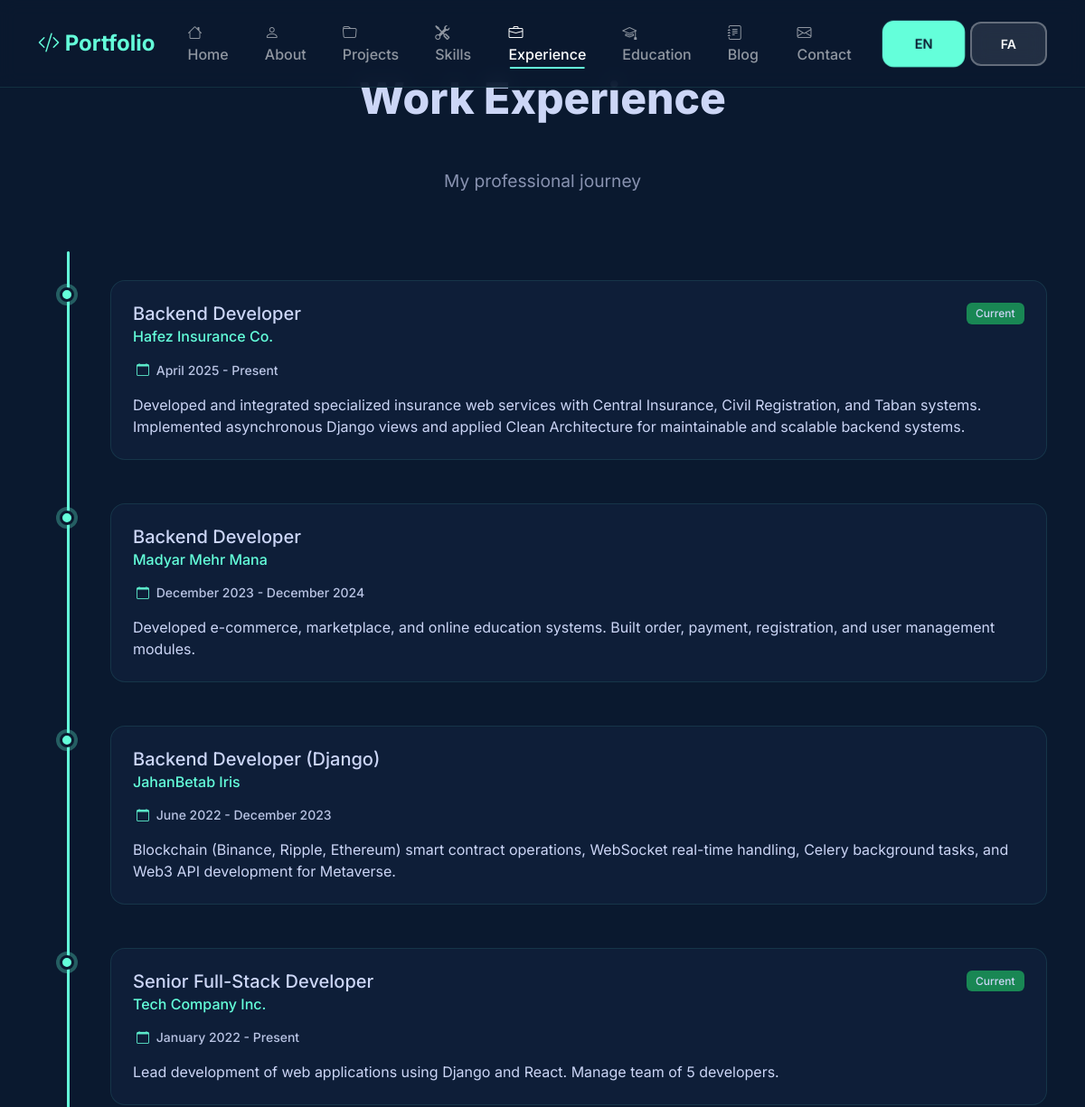
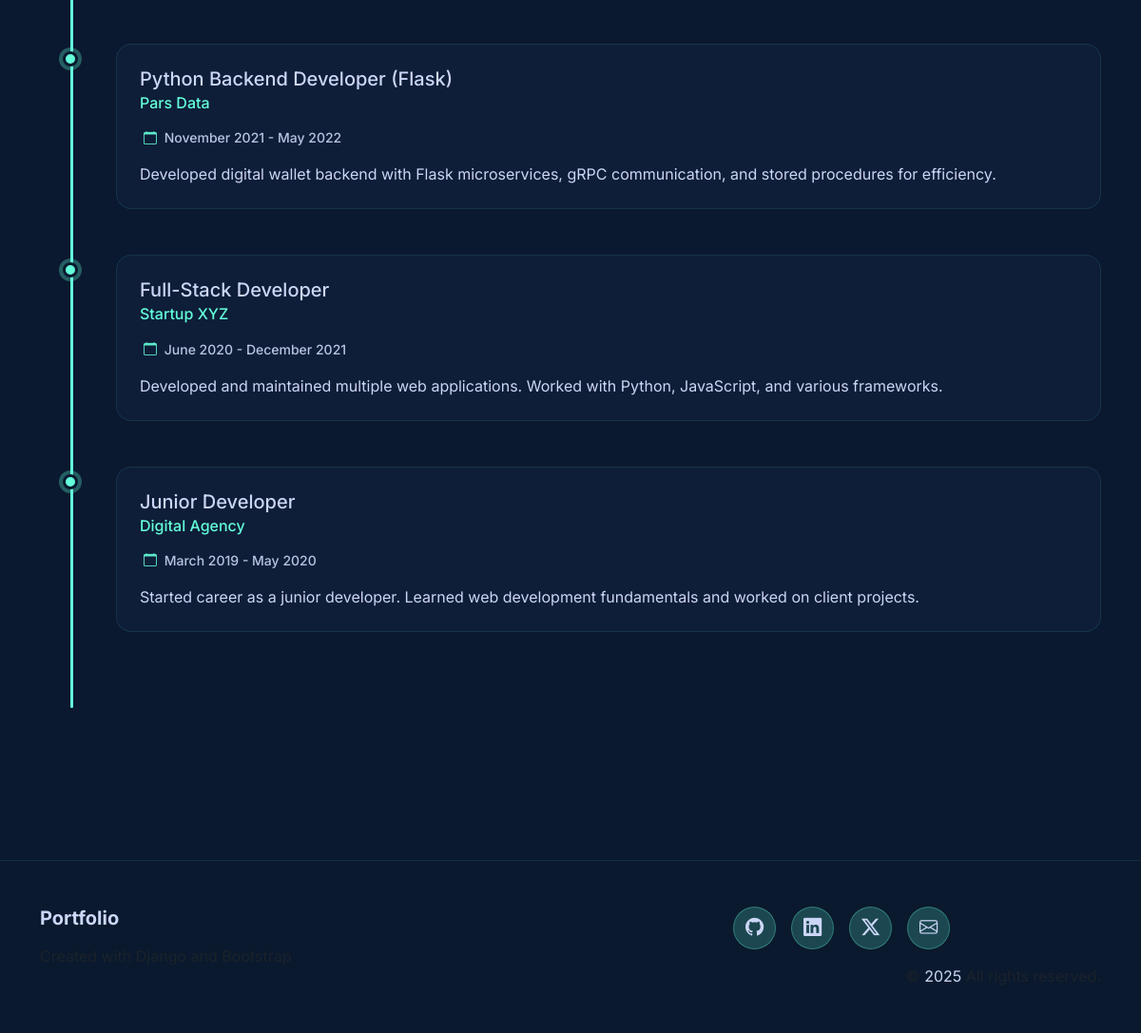
The app's page /experience/ with its own data (2 pictures, top to bottom).
### portfolio/models.py (models this page shows, shortened)
class Experience(models.Model):
    title_en = models.CharField(max_length=200, verbose_name=_('Title (English)'))
    title_fa = models.CharField(max_length=200, blank=True, verbose_name=_('Title (Persian)'))
    company = models.CharField(max_length=200, verbose_name=_('Company'))
    start_date = models.DateField(verbose_name=_('Start Date'))
    end_date = models.DateField(null=True, blank=True, verbose_name=_('End Date'))
    description_en = models.TextField(verbose_name=_('Description (English)'))
    description_fa = models.TextField(blank=True, verbose_name=_('Description (Persian)'))
    current = models.BooleanField(default=False, verbose_name=_('Current Position'))
    order = models.IntegerField(default=0, verbose_name=_('Order'))
    class Meta:
        verbose_name = _('Experience')
        verbose_name_plural = _('Experiences')
        ordering = ['-start_date', '-order']
    def get_title(self, language=None):
        from django.utils.translation import get_language
        if language is None:
            language = get_language()
        return self.title_fa if language == 'fa' and self.title_fa else self.title_en
    def get_description(self, language=None):
        from django.utils.translation import get_language
        if language is None:
            language = get_language()
        return self.description_fa if language == 'fa' and self.description_fa else self.description_en

### portfolio/views.py (the view)
# urls.py: path('experience/', views.experience, name='experience'),
def experience(request):
    language = get_language()
    experiences = Experience.objects.all()
    context = {
        'experiences': experiences,
        'language': language,
    }
    return render(request, 'portfolio/experience.html', context)

### portfolio/context_processors.py (called while the page is built)
def language_context(request):
    return {
        'CURRENT_LANGUAGE': get_language(),
    }

### portfolio/templatetags/portfolio_tags.py (called while the page is built)
@register.simple_tag(takes_context=True)
def change_language(context, lang_code):
    request = context.get('request')
    if not request:
        return '/'
    current_path = request.path_info
    for lang, _ in settings.LANGUAGES:
        if current_path.startswith(f'/{lang}/'):
            current_path = current_path[len(f'/{lang}'):]
            break
        elif current_path == f'/{lang}':
            current_path = '/'
            break
    if not current_path.startswith('/'):
        current_path = '/' + current_path
    default_lang = settings.LANGUAGE_CODE
    if lang_code != default_lang:
        new_path = f'/{lang_code}{current_path}'
    else:
        new_path = current_path
    return new_path

### portfolio/templates/portfolio/experience.html (shortened to what this page needs)
{% extends 'base.html' %}
{% load i18n %}
{% load portfolio_tags %}
{% get_current_language as LANGUAGE_CODE %}
{% block content %}
<section class="section">
    <div class="container">
        <h2 class="section-title" data-aos="fade-up">{% trans 'Work Experience' %}</h2>
        <p class="section-subtitle" data-aos="fade-up" data-aos-delay="100">{% trans 'My professional journey' %}</p>
        <div class="timeline">
            {% for experience in experiences %}
            <div class="timeline-item" data-aos="fade-up" data-aos-delay="{{ forloop.counter0|add:'100' }}">
                <div class="timeline-point"></div>
                <div class="timeline-content">
                    <div class="d-flex justify-content-between align-items-start mb-2">
                        <div>
                            <h4 class="h5 mb-1">{{ experience.get_title }}</h4>
                            <h5 class="h6 text-purple mb-2">{{ experience.company }}</h5>
                        </div>
                        {% if experience.current %}
                        <span class="badge bg-success">{% trans 'Current' %}</span>
                        {% endif %}
                    </div>
                    <p class="experience-date small mb-3">
                        <i class="bi bi-calendar me-1"></i>
                        {% if LANGUAGE_CODE == 'fa' %}
                            {{ experience.start_date|jalali_date:"%B %Y" }} -
                            {% if experience.end_date %}
                                {{ experience.end_date|jalali_date:"%B %Y" }}
                            {% else %}
                                {% trans 'Present' %}
                            {% endif %}
                        {% else %}
                            {{ experience.start_date|date:"F Y" }} -
                            {% if experience.end_date %}
                                {{ experience.end_date|date:"F Y" }}
                            {% else %}
                                {% trans 'Present' %}
                            {% endif %}
                        {% endif %}
                    </p>
                    <p class="mb-0">{{ experience.get_description }}</p>
                </div>
            </div>
            {% empty %}
            <div class="text-center">
                <p class="text-muted">{% trans 'No experience records available yet.' %}</p>
            </div>
            {% endfor %}
        </div>
    </div>
</section>
{% endblock %}

### static/css/style.css (style rules this page uses)
:root { --primary: #64FFDA; --primary-hover: #52C7B8; --primary-dark: #0A192F; --text-primary: #CCD6F6; --text-secondary: #8892B0; --text-muted: #5A6885; --green-900: #0A192F; --green-800: #112240; --green-700: #172A45; --green-600: #64FFDA; --green-500: #64FFDA; --green-400: #64FFDA; --green-300: #52C7B8; --green-200: #52C7B8; --green-100: #52C7B8; --purple-900: var(--green-900); --purple-800: var(--green-800); --purple-700: var(--green-700); --purple-600: var(--green-600); --purple-500: var(--green-500); --purple-400: var(--green-400); --purple-300: var(--green-300); --purple-200: var(--green-200); --purple-100: var(--green-100); --dark: #0A192F; --dark-light: #112240; --font-en: 'Inter', sans-serif; --font-fa: 'Vazirmatn', sans-serif; --transition: all 0.3s cubic-bezier(0.4, 0, 0.2, 1); --shadow-sm: 0 1px 2px 0 rgba(0, 0, 0, 0.05); --shadow-md: 0 4px 6px -1px rgba(0, 0, 0, 0.1); --shadow-lg: 0 10px 15px -3px rgba(0, 0, 0, 0.1); --shadow-xl: 0 20px 25px -5px rgba(0, 0, 0, 0.1); --shadow-purple: 0 10px 40px -10px rgba(100, 255, 218, 0.3); }
* { margin: 0; padding: 0; box-sizing: border-box; }
body { font-family: var(--font-en); background: #0A192F; color: var(--text-primary); min-height: 100vh; overflow-x: hidden; }
.timeline { position: relative; padding: 2rem 0; }
.timeline::before { content: ''; position: absolute; left: 2rem; top: 0; bottom: 0; width: 3px; background: var(--primary); border-radius: 2px; }
.timeline-item { position: relative; padding-left: 5rem; margin-bottom: 3rem; opacity: 0; animation: fadeInLeft 0.6s ease-out forwards; }
.timeline-item:nth-child(even) { animation-delay: 0.2s; }
.timeline-item:nth-child(odd) { animation-delay: 0.4s; }
.timeline-point { position: absolute; left: 1.5rem; top: 0.5rem; width: 1rem; height: 1rem; border-radius: 50%; background: var(--primary); border: 3px solid var(--dark); box-shadow: 0 0 0 4px rgba(100, 255, 218, 0.3), var(--shadow-purple); z-index: 1; animation: pulse 2s infinite; }
.timeline-content { background: rgba(17, 34, 64, 0.6); border: 1px solid rgba(100, 255, 218, 0.1); border-radius: 1rem; padding: 1.5rem; transition: var(--transition); color: var(--text-primary); }
.timeline-content * { color: var(--text-primary); }
.timeline-content h1, .timeline-content h2, .timeline-content h3, .timeline-content h4, .timeline-content h5, .timeline-content h6 { color: var(--text-primary); }
.timeline-content p, .timeline-content span, .timeline-content div { color: var(--text-primary); }
.timeline-content .experience-date, .timeline-content .education-date { color: var(--text-primary) !important; opacity: 0.9; font-weight: 500; }
.timeline-content .experience-date i, .timeline-content .education-date i { color: var(--primary); margin-left: 0.25rem; }
.section { padding: 5rem 0; }
.section-title { font-size: clamp(2rem, 4vw, 3rem); font-weight: 800; text-align: center; margin-bottom: 3rem; color: var(--text-primary); }
.section-subtitle { text-align: center; color: var(--text-secondary); margin-bottom: 4rem; font-size: 1.2rem; }
.badge { font-weight: 500; padding: 0.35rem 0.65rem; display: inline-block; border-radius: 0.375rem; }
.text-purple { color: var(--primary) !important; }

### portfolio/templates/portfolio/experience.html (style rules this page uses)
.text-purple { color: var(--purple-500); }

### records on screen
Experience: get_title "Backend Developer", company "Hafez Insurance Co.", start_date "April 2025", get_description "Developed and integrated specialized insurance web services with Central Insurance, Civil Registration, and Taban systems. Implemented asynchronous Django views and applied Clean Architecture for maintainable and scalable backend systems."
Experience: get_title "Backend Developer", company "Madyar Mehr Mana", start_date "December 2023", end_date "December 2024", get_description "Developed e-commerce, marketplace, and online education systems. Built order, payment, registration, and user management modules."
Experience: get_title "Backend Developer (Django)", company "JahanBetab Iris", start_date "June 2022", end_date "December 2023", get_description "Blockchain (Binance, Ripple, Ethereum) smart contract operations, WebSocket real-time handling, Celery background tasks, and Web3 API development for Metaverse."
Experience: get_title "Senior Full-Stack Developer", company "Tech Company Inc.", start_date "January 2022", get_description "Lead development of web applications using Django and React. Manage team of 5 developers."
Experience: get_title "Python Backend Developer (Flask)", company "Pars Data", start_date "November 2021", end_date "May 2022", get_description "Developed digital wallet backend with Flask microservices, gRPC communication, and stored procedures for efficiency."
Experience: get_title "Full-Stack Developer", company "Startup XYZ", start_date "June 2020", end_date "December 2021", get_description "Developed and maintained multiple web applications. Worked with Python, JavaScript, and various frameworks."
Experience: get_title "Junior Developer", company "Digital Agency", start_date "March 2019", end_date "May 2020", get_description "Started career as a junior developer. Learned web development fundamentals and worked on client projects."

### other values on screen
{{ lang_code|upper }} "EN" "FA"
